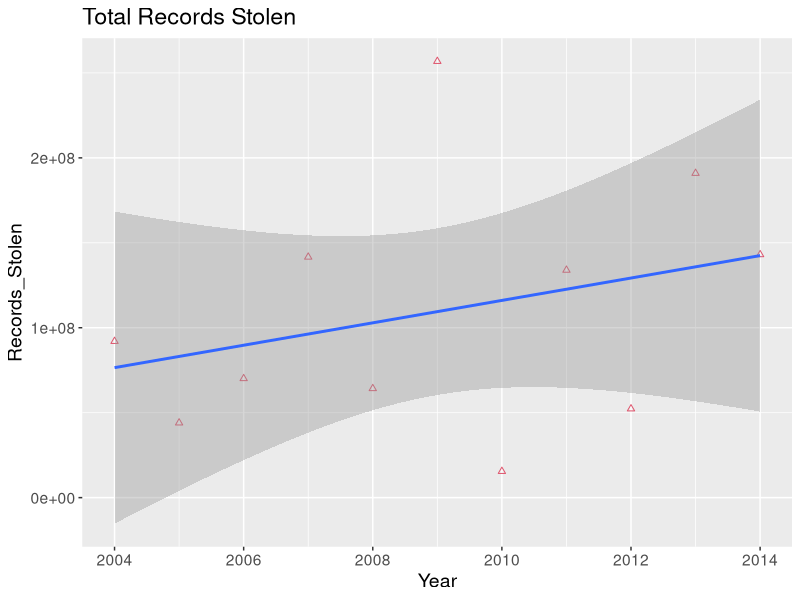
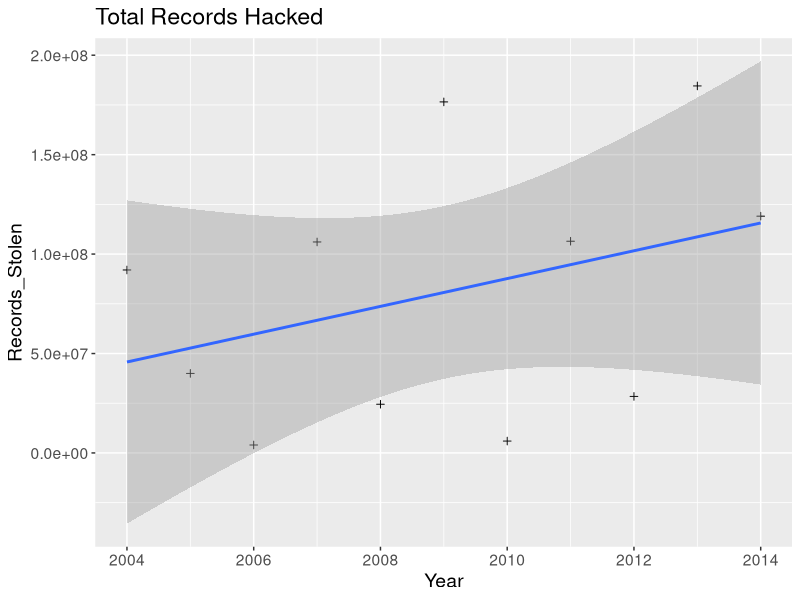

These charts were generated, in order, by the following R code: (Note: this script raises an error after producing the figures.)
## ---- chunk 1
        ##get ggplot package
        require(ggplot2)
        require(xtable)
## ---- chunk 2
#


## tried to automate a download of the google docs spreadsheet from this link
##download.file("http://docs.google.com/spreadsheet/ccc?key=0AmenB57kGPGKdHh6eGpTR2lPQl9NZmo3RlVzQ1N2Ymc&single=true&gid=2&range=A1%3AW400#gid=2", "test.csv")
##but was unable to get R to get it. 
##That would be a good addition to the program. 

## Get the data

        Breaches <- read.csv("Balloon Race- Data Breaches - Public Data - Visualisation Data.csv", header=TRUE)

## ---- chunk 3

## DATA CLEANING


        ## delete trailing columns
        Breaches<-Breaches[,1:10]
  
        ##get rid of second desrciptive row
        testt<-as.vector(Breaches[1,] )

                ##function applying as.character to a list   
                tc<-function(x) as.character(x)

        testt<-lapply(testt, tc)
        ##apply colnames
        testt<-tolower(testt)
        testt<-gsub(" ", "", testt)

        colnames(Breaches)<-testt

        Breaches<-Breaches[c(-1, -2),]

        ##get rid of commas in some numerical recorgs
        tempo <- sub("[,]", "", as.character(Breaches$noofrecordsstolen))
        #Breaches$NO.OF.RECORDS.STOLEN <- sub("[,]", "", as.character(Breaches$NO.OF.RECORDS.STOLEN))

        #Make the year numeric

        ##then convert
        Breaches$year<-as.integer(as.numeric(as.character(Breaches$year))+2004)      

        ##Make Breaches numeric
        Breaches$noofrecordsstolen<-as.integer(as.character(Breaches$noofrecordsstolen))



##clean up sensitivity
## This is a little subjective. The legend ranges from 1 to 5, but the data goes to 5000 and sometimes contains multiple impacts
## I have just taken the first character of each line. This will tend to underestimate  


##Turn sensitivity into character
Breaches$datasensitivity<-as.character(Breaches$datasensitivity)
##create function to select first character
first.char <- function(x){
        substring(x, 1, 1)
}
##apply the function
Breaches$datasensitivity <- lapply(Breaches$datasensitivity, first.char)
##turn back into numeric
Breaches$datasensitivity<-as.numeric(Breaches$datasensitivity)


## ---- chunk 4

        ##Print a few random lines and select columns of data
        
                ##can set random seed and create a consistent list of elements if desired
                set.seed(11235)
                ##create elements list
                relem <- sample(1:dim(Breaches)[1],8,replace=FALSE)
                relem <- c(1:2, relem)
                ##create the table to print
                example<-xtable(Breaches[sort(relem),c(1,4,7,9,10)])
                ##print as html
                print(example, type="html", size="small")  



## ---- chunk 5


AggBreaches <- aggregate(Breaches$noofrecordsstolen, list(Year = Breaches$year), sum, na.rm=TRUE)

colnames(AggBreaches) <-c("Year", "Records_Stolen")

par(mar=c(6,5,5,3))

p1<-ggplot(AggBreaches, aes(x=Year, y=Records_Stolen)) +
        geom_point(shape=2, col=2) +
        geom_smooth(method=lm)+
        ggtitle("Total Records Stolen") +
        theme(text = element_text(size=14))


print(p1)

## ---- chunk 6

#Create Hacks File
Hacks<-Breaches[grep("hacked", Breaches$methodofleak),]
##aggregate hacks data as a sum
AggHacks <- aggregate(Hacks$noofrecordsstolen, list(Year = Hacks$year), sum, na.rm=TRUE)

colnames(AggHacks) <-c("Year", "Records_Stolen")

p2<-ggplot(AggHacks, aes(x=Year, y=Records_Stolen)) +
        geom_point(shape=3, col=1) +
        geom_smooth(method=lm)+
        ggtitle("Total Records Hacked") +
        theme(text = element_text(size=14))

print(p2)

## ---- chunk 7

Breachlm <- lm(Data_Sensitivity~Year, data = AggBreaches)
Hacklm <- lm(Data_Sensitivity~Year, data = AggHacks)

#summary(BreachSenslm)

BreachPerYear<-Breachlm$coefficient[2]
HackPerYear<-Hacklm$coefficient[2]

HBratio = as.integer(100.*HackPerYear/BreachPerYear)


## ---- chunk 8
## I lifted this from http://www.cookbook-r.com/Graphs/Multiple_graphs_on_one_page_(ggplot2)/


# Multiple plot function
#
# ggplot objects can be passed in ..., or to plotlist (as a list of ggplot objects)
# - cols:   Number of columns in layout
# - layout: A matrix specifying the layout. If present, 'cols' is ignored.
#
# If the layout is something like matrix(c(1,2,3,3), nrow=2, byrow=TRUE),
# then plot 1 will go in the upper left, 2 will go in the upper right, and
# 3 will go all the way across the bottom.
#
multiplot <- function(..., plotlist=NULL, file, cols=1, layout=NULL) {
  require(grid)

  # Make a list from the ... arguments and plotlist
  plots <- c(list(...), plotlist)

  numPlots = length(plots)

  # If layout is NULL, then use 'cols' to determine layout
  if (is.null(layout)) {
    # Make the panel
    # ncol: Number of columns of plots
    # nrow: Number of rows needed, calculated from # of cols
    layout <- matrix(seq(1, cols * ceiling(numPlots/cols)),
                    ncol = cols, nrow = ceiling(numPlots/cols))
  }

 if (numPlots==1) {
    print(plots[[1]])

  } else {
    # Set up the page
    grid.newpage()
    pushViewport(viewport(layout = grid.layout(nrow(layout), ncol(layout))))

    # Make each plot, in the correct location
    for (i in 1:numPlots) {
      # Get the i,j matrix positions of the regions that contain this subplot
      matchidx <- as.data.frame(which(layout == i, arr.ind = TRUE))

      print(plots[[i]], vp = viewport(layout.pos.row = matchidx$row,
                                      layout.pos.col = matchidx$col))
    }
  }
}
## ---- chunk 9

#Create Hacks File
Hacks<-Breaches[grep("hacked", Breaches$methodofleak),]
##aggregate hacks data as a mean
AggHackSens <- aggregate(Hacks$datasensitivity, list(Year = Hacks$year), mean, na.rm=TRUE)

colnames(AggHackSens) <-c("Year", "Data_Sensitivity")

p1<-ggplot(AggHackSens, aes(x=Year, y=Data_Sensitivity)) +
        geom_point(shape=3, col=1) +
        geom_smooth(method=lm)+
        ggtitle("Mean Sensitivity from Hacks") +
        theme(text = element_text(size=14))



##aggregate Breaches data as a mean
AggBreachSens <- aggregate(Breaches$datasensitivity, list(Year = Breaches$year), mean, na.rm=TRUE)

colnames(AggBreachSens) <-c("Year", "Data_Sensitivity")

p2<-ggplot(AggBreachSens, aes(x=Year, y=Data_Sensitivity)) +
        geom_point(shape=2, col=2) +
        geom_smooth(method=lm)+
        ggtitle("Mean Sensitivity from All Breaches") +
        theme(text = element_text(size=14))


multiplot(p1, p2, cols=2)

BreachSenslm <- lm(Data_Sensitivity~Year, data = AggBreachSens)
HackSenslm <- lm(Data_Sensitivity~Year, data = AggHackSens)

#summary(BreachSenslm)

BearchSensPerYear<-BreachSenslm$coefficient[2]
HackSensPerYear<-HackSenslm$coefficient[2]

